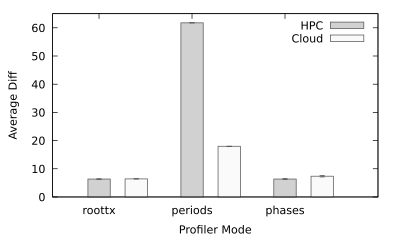

The script that saved this image:
set datafile separator ";"
#set term png size 800,400
#set output 'by-mode-avgdiff.png'

set terminal pdf size 4,2.4
set output 'by-mode-avgdiff.pdf'

#x axis formatting
set xlabel 'Profiler Mode'

#y axis formatting
set ylabel 'Average Diff'

# box settings
set boxwidth 0.24
set yrange [0:65]
set xrange [0.5:4]

# styles
set style line 1 lc rgb 'gray10' lt 1 lw 1
set style line 2 lc rgb 'gray90' lt 1 lw 1
set style line 3 lc rgb 'gray50' lt 1 lw 1
set style fill solid 0.2 border rgb 'gray30'

#set autoscale

plot \
    "by-mode-avgdiff-hpc.csv" using 1:3:4:xtic(2) with boxerrorbars ls 1 title 'HPC', \
    "by-mode-avgdiff-uninet.csv" using 1:3:4 with boxerrorbars ls 2 title 'Cloud'
